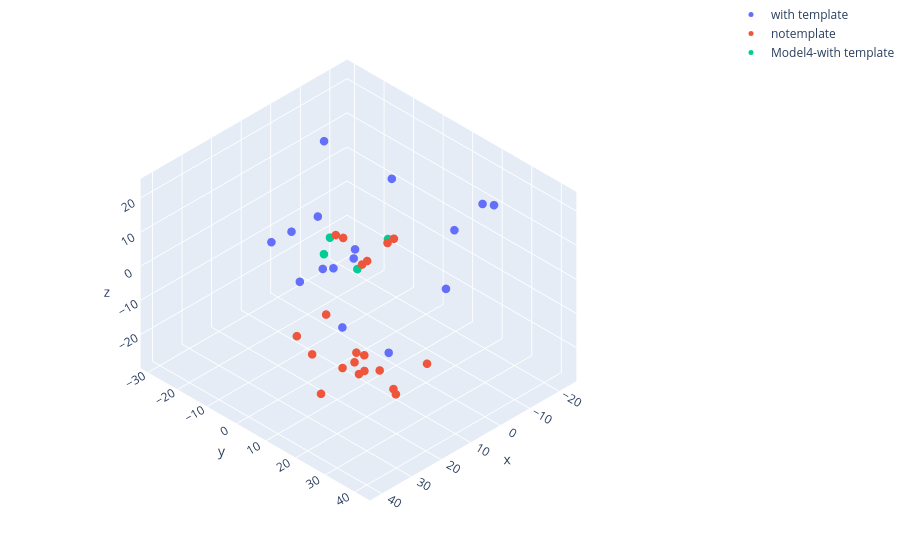

Notebook code cell kept with this figure:
### Code cell
import plotly
import plotly.graph_objs as go

data = []
for template in dfc["template"].unique():
    x,y,z = dfc[dfc["template"]==template]["PC1"],dfc[dfc["template"]==template]["PC2"],dfc[dfc["template"]==template]["PC3"]
    trace = go.Scatter3d(x=x,y=y,z=z,mode='markers',
                            marker={'size': 5},name=template)
    
    data.append(trace)
layout = go.Layout(margin={'l': 0, 'r': 0, 'b': 0, 't': 0})

plot_figure = go.Figure(data=data, layout=layout)
plot_figure.layout.scene.camera.projection.type = "orthographic"
plot_figure.show(renderer="browser")  # remove display(fig)
plotly.offline.iplot(plot_figure)

### Figure 1 — Plotly figure (JSON) as saved in the notebook; plotly's stock layout.template omitted (floating-point values rounded to 4 significant figures)
{"data": [{"marker": {"size": 5}, "mode": "markers", "name": "with template", "type": "scatter3d", "x": [6.5, 6.975, 12.36, 13.69, -8.324, -10.09, -22.2, -23.79, -13.63, -0.8251, -19.98, -23.05, 25.11, 25.18, 6.081, 26.0], "y": [2.508, -4.33, -13.13, -1.21, 18.45, -24.57, 20.82, -15.35, -30.21, 6.579, 9.655, 16.11, 2.44, -7.106, 1.635, 17.72], "z": [3.701, -5.021, 3.986, -0.3076, -7.319, 13.55, 11.44, 0.3014, -13.11, -28.25, -0.3556, 9.025, 3.468, 10.33, 0.3837, -1.828]}, {"marker": {"size": 5}, "mode": "markers", "name": "notemplate", "type": "scatter3d", "x": [36.56, 19.4, 19.45, 41.95, 32.88, 32.23, 24.52, 29.57, 30.71, 14.53, 32.04, 28.24, 28.52, 22.42, 32.92, 35.86, 22.85, 30.68, 38.7, 23.19], "y": [12.87, 26.41, 8.943, 23.45, 19.11, 42.07, 22.91, 26.91, 35.07, 23.7, 23.83, 24.08, 37.52, 42.79, 32.09, 32.33, 14.85, 29.81, 23.2, 23.3], "z": [-1.528, 23.98, 17.58, 1.131, 6.084, -6.134, 18.46, -9.131, -3.399, 21.42, -7.635, -7.736, -8.731, -1.714, -3.935, 3.015, 21.39, -1.588, -12.18, 19.02]}, {"marker": {"size": 5}, "mode": "markers", "name": "Model4-with template", "type": "scatter3d", "x": [3.878, -2.043, -9.56, 12.07], "y": [-8.601, -5.269, -2.433, -2.449], "z": [0.259, -10.24, -3.781, 2.582]}], "layout": {"margin": {"b": 0, "l": 0, "r": 0, "t": 0}, "scene": {"camera": {"projection": {"type": "orthographic"}}}}}
